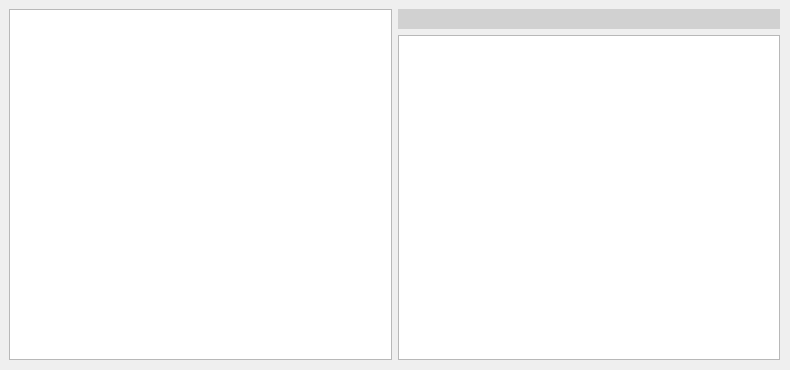
<?xml version="1.0" encoding="UTF-8"?>
<ui version="4.0">
 <class>Dialog</class>
 <widget class="QDialog" name="Dialog">
  <property name="geometry">
   <rect>
    <x>0</x>
    <y>0</y>
    <width>790</width>
    <height>370</height>
   </rect>
  </property>
  <property name="minimumSize">
   <size>
    <width>790</width>
    <height>370</height>
   </size>
  </property>
  <property name="windowTitle">
   <string>Aktywne usługi WMS</string>
  </property>
  <widget class="QWidget" name="container_widget" native="true">
   <property name="geometry">
    <rect>
     <x>9</x>
     <y>9</y>
     <width>771</width>
     <height>351</height>
    </rect>
   </property>
   <layout class="QHBoxLayout" name="horizontalLayout">
    <property name="leftMargin">
     <number>0</number>
    </property>
    <property name="topMargin">
     <number>0</number>
    </property>
    <property name="rightMargin">
     <number>0</number>
    </property>
    <property name="bottomMargin">
     <number>0</number>
    </property>
    <item>
     <widget class="QTreeWidget" name="wms_tree">
      <attribute name="headerVisible">
       <bool>false</bool>
      </attribute>
      <column>
       <property name="text">
        <string notr="true">1</string>
       </property>
      </column>
     </widget>
    </item>
    <item>
     <widget class="QWidget" name="metadata_widget" native="true">
      <property name="minimumSize">
       <size>
        <width>0</width>
        <height>0</height>
       </size>
      </property>
      <layout class="QVBoxLayout" name="verticalLayout">
       <property name="leftMargin">
        <number>0</number>
       </property>
       <property name="topMargin">
        <number>0</number>
       </property>
       <property name="rightMargin">
        <number>0</number>
       </property>
       <property name="bottomMargin">
        <number>0</number>
       </property>
       <item>
        <widget class="QLabel" name="metadata_label">
         <property name="minimumSize">
          <size>
           <width>0</width>
           <height>20</height>
          </size>
         </property>
         <property name="maximumSize">
          <size>
           <width>16777215</width>
           <height>20</height>
          </size>
         </property>
         <property name="font">
          <font>
           <pointsize>10</pointsize>
           <weight>75</weight>
           <bold>true</bold>
          </font>
         </property>
         <property name="styleSheet">
          <string notr="true">background-color: rgb(209, 209, 209);</string>
         </property>
         <property name="text">
          <string/>
         </property>
         <property name="margin">
          <number>5</number>
         </property>
         <property name="indent">
          <number>5</number>
         </property>
        </widget>
       </item>
       <item>
        <widget class="QTreeWidget" name="metadata_tree">
         <attribute name="headerVisible">
          <bool>false</bool>
         </attribute>
         <column>
          <property name="text">
           <string notr="true">1</string>
          </property>
         </column>
        </widget>
       </item>
      </layout>
     </widget>
    </item>
   </layout>
  </widget>
 </widget>
 <resources/>
 <connections/>
</ui>
